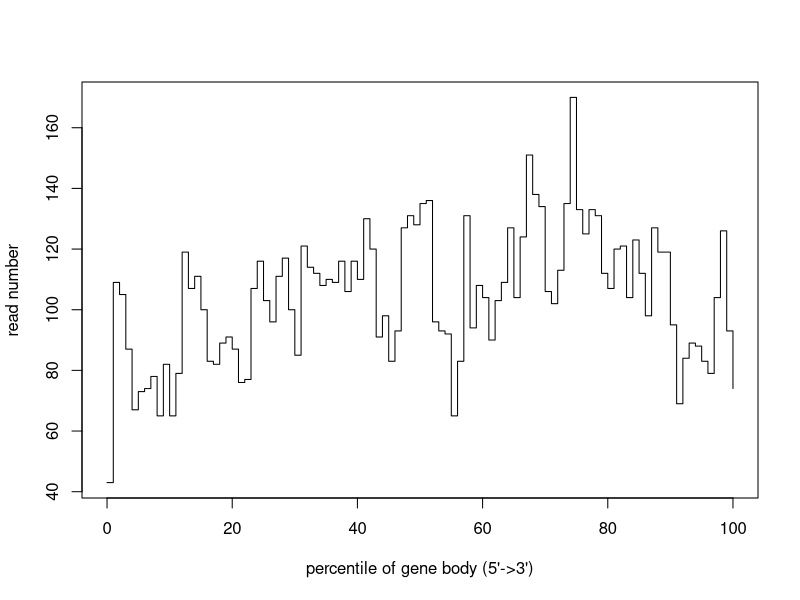

The R source for this figure:
pdf('/Users/olgabotvinnik/workspace/rna-seq-diff-exprn/test-results/rseqc/LNCaP_4/rseqc.geneBodyCoverage.pdf')
x=0:100
y=c(43,109,105,87,67,73,74,78,65,82,65,79,119,107,111,100,83,82,89,91,87,76,77,107,116,103,96,111,117,100,85,121,114,112,108,110,109,116,106,116,110,130,120,91,98,83,93,127,131,128,135,136,96,93,92,65,83,131,94,108,104,90,103,109,127,104,124,151,138,134,106,102,113,135,170,133,125,133,131,112,107,120,121,104,123,112,98,127,119,119,95,69,84,89,88,83,79,104,126,93,74)
plot(x,y,xlab="percentile of gene body (5'->3')",ylab='read number',type='s')
dev.off()
